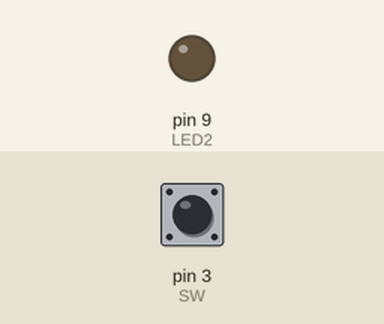
A sketch run on a simulated Arduino Uno, built with avr-gcc and run on an emulated ATmega328P. Parts: output pins drawn as LEDs (lit = HIGH). Dashed ring = blinking. Inputs (shaded band) come from the test bench; at power-on: pin 3 (SW) HIGH.

Above: at 1.2 s.
1.3 s: pin 3 (SW) pulled LOW for 1 s
At 1.75 s:
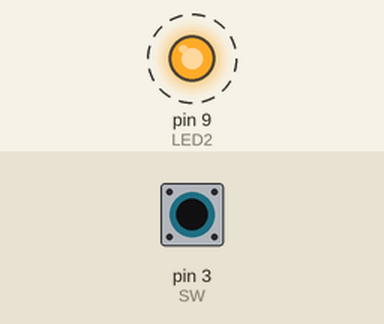
4.0 s: pin 3 (SW) pulled LOW for 0.15 s
At 4.6 s:
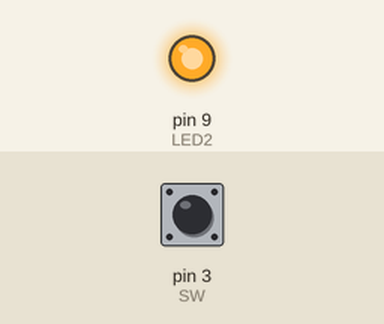
5.8 s: pin 3 (SW) pulled LOW for 3.2 s
At 9.5 s:
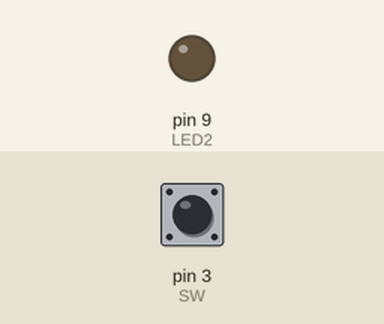
Timing chart, 0 to 11.0 s (numbered marks = the images above; inputs shaded):
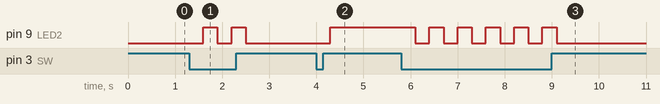

The sketch:

Ex5.ino
```cpp
// Deboucing switch

#define LED2   9
#define SW     3
#define N      5

boolean tog = false;

void setup() {
  pinMode(LED2,OUTPUT);
  pinMode(SW,INPUT);
}

void loop() {

  if (digitalRead(SW) == LOW) {
    delay(300);          // Delay 300ms for debouncing
    tog = !tog;
    digitalWrite(LED2,tog);
  }
}
```

Measured:
- after the input at 1.3 s, pin 9 (LED2): alternates HIGH for 0.30 s and LOW for 0.30 s, 4 changes in all, then stays LOW, starting after 0.30 s
- after the input at 4.0 s, pin 9 (LED2): LOW → HIGH after 0.30 s
- after the input at 5.8 s, pin 9 (LED2): alternates HIGH for 0.30 s and LOW for 0.30 s, 11 changes in all, then stays LOW, starting after 0.30 s
